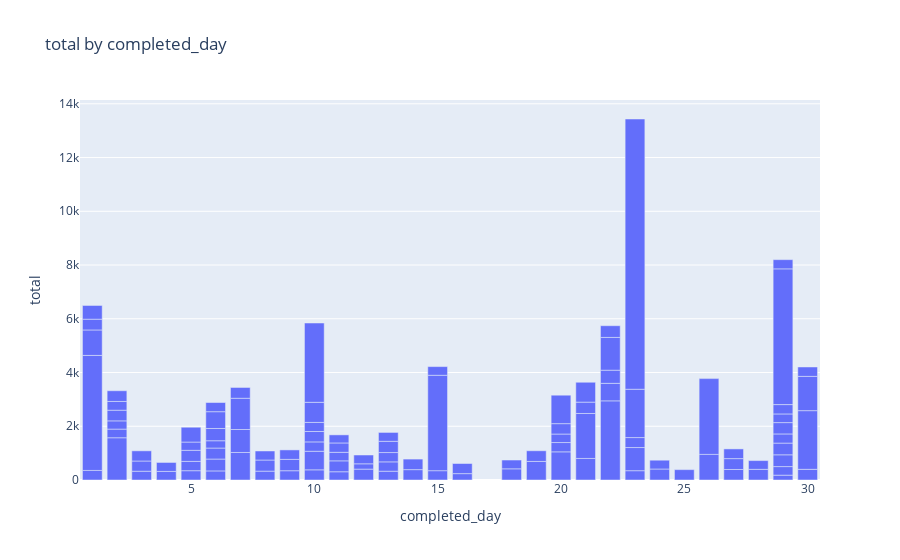

The code cell stored with this chart in its notebook:
### Code cell
df =df_result_imputed
# DISCLAIMER: 'df' refers to the data you passed in when calling 'dtale.show'

import pandas as pd

if isinstance(df, (pd.DatetimeIndex, pd.MultiIndex)):
	df = df.to_frame(index=False)

# remove any pre-existing indices for ease of use in the D-Tale code, but this is not required
df = df.reset_index().drop('index', axis=1, errors='ignore')
df.columns = [str(c) for c in df.columns]  # update columns to strings in case they are numbers

chart_data = pd.concat([
	df['completed_day'],
	df['total'],
], axis=1)
chart_data = chart_data.sort_values(['completed_day'])
chart_data = chart_data.rename(columns={'completed_day': 'x'})
chart_data = chart_data.dropna()

import plotly.graph_objs as go

charts = []
charts.append(go.Bar(
	x=chart_data['x'],
	y=chart_data['total']
))
figure = go.Figure(data=charts, layout=go.Layout({
    'barmode': 'group',
    'legend': {'orientation': 'h'},
    'title': {'text': 'total by completed_day'},
    'xaxis': {'tickformat': '0:g', 'title': {'text': 'completed_day'}},
    'yaxis': {'title': {'text': 'total'}, 'type': 'linear'}
}))

# If you're having trouble viewing your chart in your notebook try passing your 'chart' into this snippet:
#
# from plotly.offline import iplot, init_notebook_mode
#
init_notebook_mode(connected=True)
for chart in charts:
    chart.pop('id', None) # for some reason iplot does not like 'id'
iplot(figure)

### Figure 1 — Plotly figure (JSON) as saved in the notebook; plotly's stock layout.template omitted (floating-point values rounded to 4 significant figures)
{"data": [{"type": "bar", "x": [1, 1, 1, 1, 1, 2, 2, 2, 2, 2, 2, 3, 3, 3, 4, 4, 5, 5, 5, 5, 5, 6, 6, 6, 6, 6, 6, 6, 7, 7, 7, 7, 8, 8, 8, 9, 9, 9, 10, 10, 10, 10, 10, 10, 10, 11, 11, 11, 11, 11, 12, 12, 12, 13, 13, 13, 13, 13, 14, 14, 15, 15, 15, 16, 16, 18, 18, 19, 19, 20, 20, 20, 20, 20, 21, 21, 21, 21, 22, 22, 22, 22, 22, 23, 23, 23, 23, 23, 24, 24, 25, 26, 26, 27, 27, 27, 28, 28, 29, 29, 29, 29, 29, 29, 29, 29, 29, 29, 30, 30, 30, 30], "y": [356, 4281.0, 946.7, 401, 510.4, 1572, 322.8, 305.9, 397, 325.9, 398, 327, 380, 379, 319.9, 333, 346, 347, 412, 307, 551.9, 338, 441.9, 409, 272, 456, 625, 341, 1024, 855, 1163, 402, 330, 413.5, 337, 345, 423, 352, 379, 691, 348, 387, 338, 749, 2951.0, 307, 406, 318, 347.3, 301, 405, 198, 327.4, 328, 347, 346, 419, 330, 386, 392, 347, 3550, 323, 237, 377, 416, 327, 691, 397, 1048, 345.9, 317, 386, 1059, 802, 1673, 423.7, 739, 2946, 651, 490, 1219, 436, 346, 862, 371, 1798.0, 10057, 409, 328, 386, 953, 2820, 391, 405, 361, 396.9, 325.9, 180, 319.0, 439, 436, 340, 422, 322, 348.9, 5051, 342, 398, 2182, 1277, 349]}], "layout": {"barmode": "group", "legend": {"orientation": "h"}, "title": {"text": "total by completed_day"}, "xaxis": {"tickformat": "0:g", "title": {"text": "completed_day"}}, "yaxis": {"title": {"text": "total"}, "type": "linear"}}}
